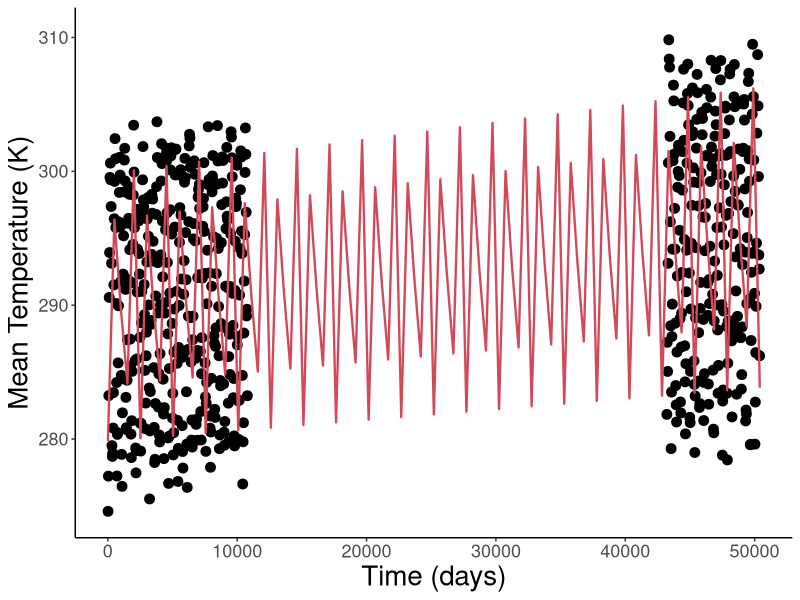
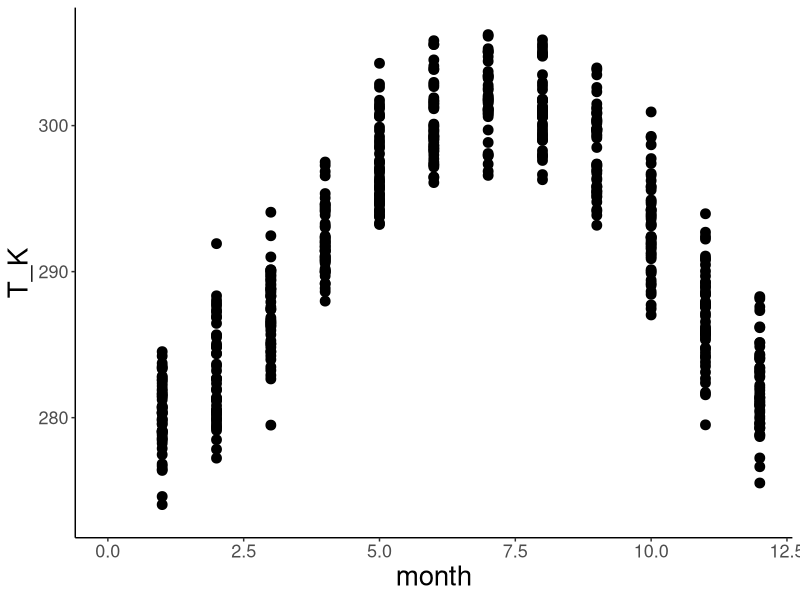

Write the R code that produced these figures, in order. (Note: this script raises an error after producing the figures.)
#############################################################################
#### This R script fits sinusoidal functions to habitat temperature data ####
#############################################################################


# Load packages and set working directory
library(tidyr)
library(ggplot2)
library(dplyr)
library(tidyverse)
setwd(dirname(rstudioapi::getActiveDocumentContext()$path))


# INPUT DATA
# Select a location by removing # in front of name and placing # in front of other locations
#data <- as.data.frame(read_csv("Climate data Benin.csv"))
#data <- as.data.frame(read_csv("Climate data Nigeria.csv"))
#data <- as.data.frame(read_csv("Climate data China Dafeng.csv"))
#data <- as.data.frame(read_csv("Climate data China Langfang.csv"))
#data <- as.data.frame(read_csv("Climate data China Xinxiang.csv"))
#data <- as.data.frame(read_csv("Climate data Brazil.csv"))
data <- as.data.frame(read_csv("Climate data Mississippi.csv"))
#data <- as.data.frame(read_csv("Climate data Japan Monobe.csv"))
#data <- as.data.frame(read_csv("Climate data Greece.csv"))

#### Fit temperature functions to data from Climate Wizard using Fourier analysis ####


# REGRESSION ANALYSES
# Fit sinusoidal function to all data from Climate Wizard
fit <- nls(T_K ~ (meanT + dMean * total_days) + (amplT + dAmpl * total_days) * sin(2*pi*(total_days + shiftT)/360), data = data,
           start = list(meanT = 300, dMean = 0.1, amplT = 5, dAmpl = 0.1, shiftT = 30))
summary(fit)

# Fit sinusoidal function to data from Climate Wizard for each time period
#fit.all <- nls(T_K ~ (meanT[period] + dMean[period] * days) + (amplT[period] + dAmpl[period] * days) * sin(2*pi*(days + shiftT[period])/360), data = data,
#           start = list(meanT = c(300,300,300), dMean = c(0.1,0.1,0.1), amplT = c(5,5,5), dAmpl = c(0.1,0.1,0.1), shiftT = c(30,30,30)))
#summary(fit.all)

# Fit sinusoidal function to data from Climate Wizard for historical and end-century
# This code does not currently work
#fit2 <- nls(T_K ~ (meanT[period] + dMean[period] * days) + (amplT[period] + dAmpl[period] * days) * sin(2*pi*(days + shiftT[period])/360), data = data,
#           start = list(meanT = c(300,300), dMean = c(0.1,0.1), amplT = c(5,5), dAmpl = c(0.1,0.1), shiftT = c(30,30)))
#summary(fit2)
# Historical period
fit.h <- nls(T_K ~ (meanT + dMean * days) + (amplT + dAmpl * days) * sin(2*pi*(days + shiftT)/360), data = subset(data, period == "historical"),
           start = list(meanT = 300, dMean = 0.1, amplT = 5, dAmpl = 0.1, shiftT = 30))
summary(fit.h)
# End-century period
fit.e <- nls(T_K ~ (meanT + dMean * days) + (amplT + dAmpl * days) * sin(2*pi*(days + shiftT)/360), data = subset(data, period == "future_end"),
             start = list(meanT = 300, dMean = 0.1, amplT = 5, dAmpl = 0.1, shiftT = 30))
summary(fit.e)


# PLOTS
# Plot model fit to TEMPERATURE data
xmin <- 0
xmax <- 360*(2100-1960)
ggplot(data, aes(x=total_days, y=T_K)) + 
  geom_point(size=3, color="black") +
  #geom_line(size=0.8) +
  geom_function(fun = function(t){(coef(fit)[1] + coef(fit)[2] * t) + (coef(fit)[3] + coef(fit)[4] * t) * sin(2*pi*(t + coef(fit)[5])/360)},
                size=0.8, color="#d1495b") +
  labs(x="Time (days)", y="Mean Temperature (K)") +
  scale_x_continuous(limits=c(xmin, xmax)) +
  scale_y_continuous(limits=c(coef(fit)[1] - abs(coef(fit)[3]) - 5, coef(fit)[1] + abs(coef(fit)[3]) + 10)) +
  theme(panel.grid.major = element_blank(), panel.grid.minor = element_blank(),
        panel.background = element_rect(fill="transparent"), plot.background = element_rect(fill="transparent"),
        axis.line = element_line(colour = "black"), legend.position = "none", 
        axis.text = element_text(size=13), axis.title = element_text(size=20))

# Plot fit to TEMPERATURE data pooled across years
ggplot(data, aes(x=month, y=T_K)) + 
  geom_point(size=3, color="black") +
  scale_x_continuous(limits=c(0, 12)) +
  scale_y_continuous(limits=c(coef(fit)[1] - abs(coef(fit)[3]) - 6, coef(fit)[1] + abs(coef(fit)[3]) + 6)) +
  theme(panel.grid.major = element_blank(), panel.grid.minor = element_blank(),
        panel.background = element_rect(fill="transparent"), plot.background = element_rect(fill="transparent"),
        axis.line = element_line(colour = "black"), legend.position = "none", 
        axis.text = element_text(size=13), axis.title = element_text(size=20))


# Plot model fit to PRECIPITATION data
ymin <- 0
ymax <- 400
ggplot(data, aes(x=days, y=Prec_mm)) + 
  geom_point(size=3, color="blue") +
  geom_line(size=0.8, color="blue") +
  labs(x="Time (days)", y="Precipitation (mm)") +
  scale_x_continuous(limits=c(xmin, xmax)) +
  scale_y_continuous(limits=c(ymin, ymax)) +
  theme(panel.grid.major = element_blank(), panel.grid.minor = element_blank(),
        panel.background = element_rect(fill="transparent"), plot.background = element_rect(fill="transparent"),
        axis.line = element_line(colour = "black"), legend.position = "none", 
        axis.text = element_text(size=13), axis.title = element_text(size=20))

# Plot fit to PRECIPITATION data pooled across years
ggplot(data, aes(x=month, y=Prec_mm)) + 
  geom_point(size=3, color="blue") +
  scale_x_continuous(limits=c(0, 12)) +
  scale_y_continuous(limits=c(ymin, ymax)) +
  theme(panel.grid.major = element_blank(), panel.grid.minor = element_blank(),
        panel.background = element_rect(fill="transparent"), plot.background = element_rect(fill="transparent"),
        axis.line = element_line(colour = "black"), legend.position = "none", 
        axis.text = element_text(size=13), axis.title = element_text(size=20))


########## Fit temperature functions to data from Habitat temperatures.csv ##########
# Read data
temp.data <- as.data.frame(read_csv("Habitat temperatures.csv"))

# Select an insect by removing # in front of name and placing # in front of other species
#sp.data <- subset(temp.data, Species == "Clavigralla shadabi")
#sp.data <- subset(temp.data, Species == "Clavigralla tomentosicollis Benin")
#sp.data <- subset(temp.data, Species == "Clavigralla tomentosicollis Nigeria A")
#sp.data <- subset(temp.data, Species == "Clavigralla tomentosicollis Nigeria B")
#sp.data <- subset(temp.data, Species == "Clavigralla tomentosicollis Nigeria C")
sp.data <- subset(temp.data, Species == "Clavigralla tomentosicollis Burkina Faso")

# Remove columns that do not contain temperature data
sp.data <- sp.data[-1:-7]
rownames(sp.data) <- c("T_K")

# Make data table with time and mean monthly temperature
data <- matrix(nrow = length(sp.data), ncol = 1)
for(i in 1:length(data)) {data[i] <- 30*(i-1)+15} # mid-point of month
colnames(data) <- c("day")
data <- cbind(data, t(sp.data)) # mean monthly temperature data

# Remove blank cells
data <- data[rowSums(is.na(data)) == 0,]
data <- as.data.frame(data)

# Fit sinusoidal function to habitat temperature data
fit <- nls(T_K ~ meanT + amplT*sin(2*pi*(day + shiftT)/365), data = data,
           start = list(meanT = 293, amplT = 2, shiftT = 30))
summary(fit)

# Plot model data
ggplot(data, aes(x=day, y=T_K)) + 
  geom_point(size=5, color="#d1495b") +
  geom_function(fun = function(t) coef(fit)[1] + coef(fit)[2]*sin(2*pi*(t + coef(fit)[3])/365),
                size=0.8, linetype="longdash", color="#d1495b") +
  labs(x="Time (days)", y="Mean Temperature (K)") +
  scale_x_continuous(limits=c(0, 720)) +
  scale_y_continuous(limits=c(coef(fit)[1] - coef(fit)[2] - 2, coef(fit)[1] + coef(fit)[2] + 3)) +
  theme(panel.grid.major = element_blank(), panel.grid.minor = element_blank(),
        panel.background = element_rect(fill="transparent"), plot.background = element_rect(fill="transparent"),
        axis.line = element_line(colour = "black"), legend.position = "none", 
        axis.text = element_text(size=13), axis.title = element_text(size=20))
